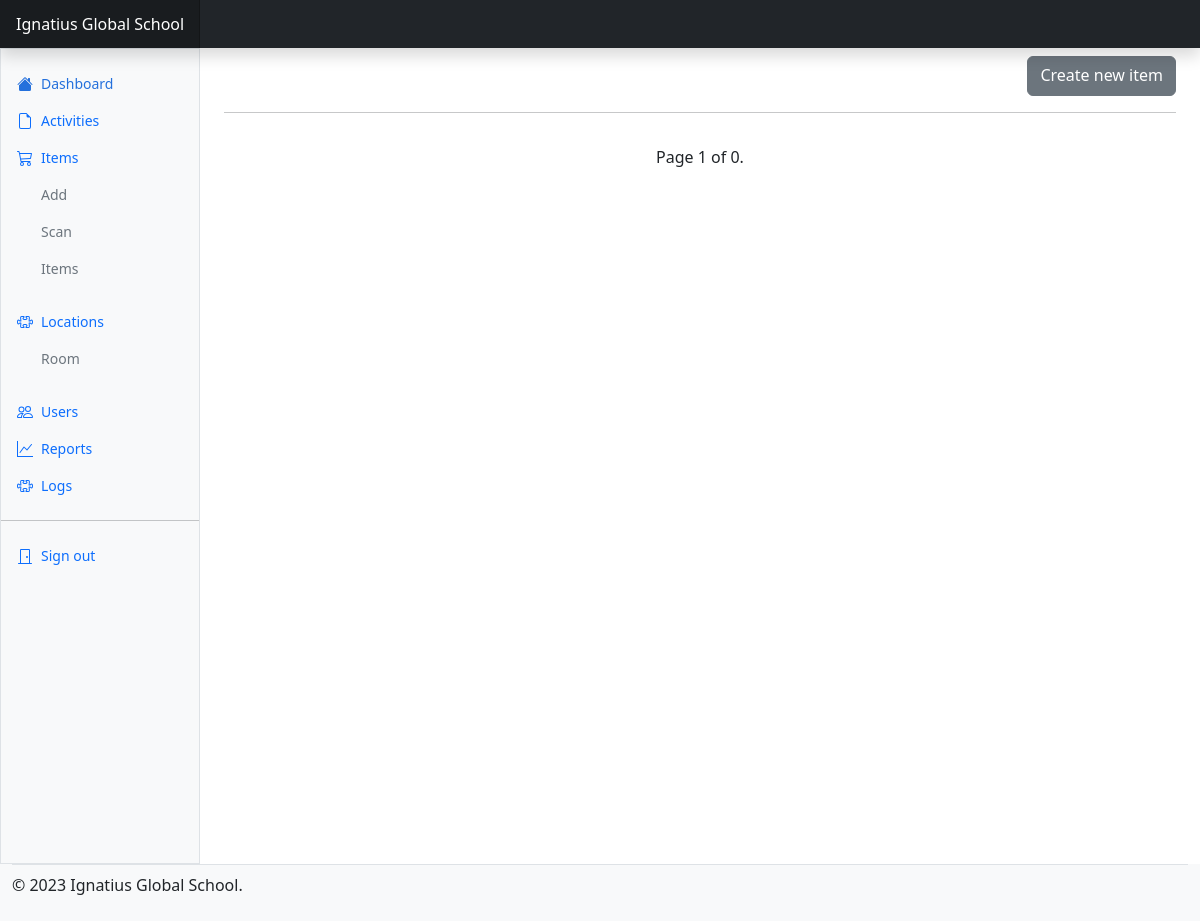
The page /items (signed in) on the database as committed earlier.
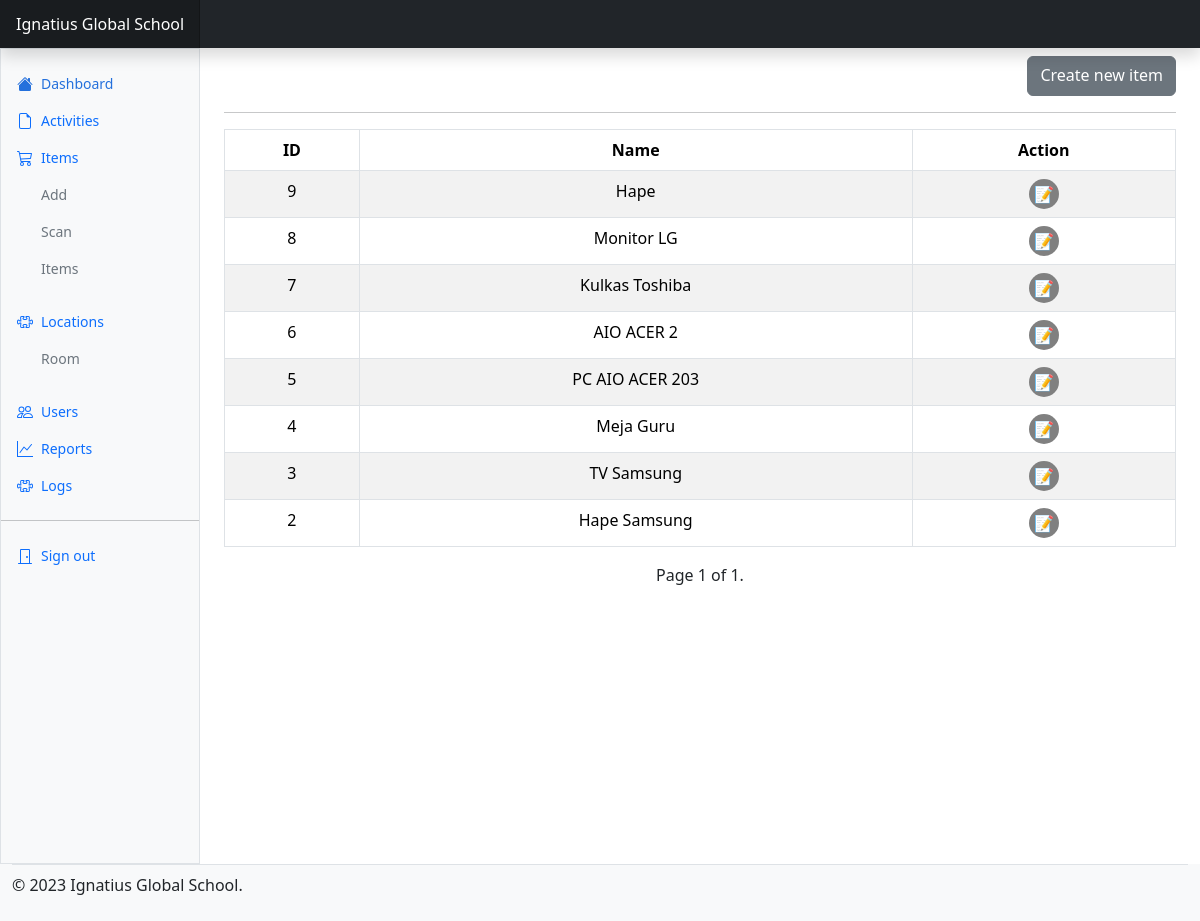
The same page on the database as committed later.
### application/models/items/items.py (models this page shows, shortened)
class Item(db.Model):
    __tablename__ = "items"
    id = db.Column(db.Integer, primary_key = True)
    code = db.Column(db.String(256), nullable = False, unique = True, index = True)
    name = db.Column(db.String(256), nullable = False)
    length = db.Column(db.Float, default = 0)
    width = db.Column(db.Float, default = 0)
    height = db.Column(db.Float, default = 0)
    weight = db.Column(db.Float, default = 0)
    color = db.Column(db.String(128))
    photo_item = db.Column(db.String(256), default = "items/default.jpg")
    is_electronic = db.Column(db.Boolean, default = False)
    is_waterresistant = db.Column(db.Boolean, default = False)
    price = db.Column(db.Float, default = 0)
    make = db.Column(db.String(256))
    model = db.Column(db.String(256))
    store = db.Column(db.String(256))
    volume_cc = db.Column(db.Float, default = 0)
    material = db.Column(db.String(256))
    machine_number = db.Column(db.String(256))
    police_state_number = db.Column(db.String(256))
    serial_number = db.Column(db.String(256))
    date_purchased = db.Column(db.DateTime, default = datetime.utcnow())
    budget_type = db.Column(db.String(256), default = "Dana Masyarakat")
    origin_country = db.Column(db.String(256), default = "Indonesia")
    percent_depreciation_per_year = db.Column(db.Float, default = 0)
    percent_demage = db.Column(db.Float, default = 0)
    is_available = db.Column(db.Boolean, default = True)
    is_broken = db.Column(db.Boolean, default = False)
    is_active = db.Column(db.Boolean, default = True)
    date_created = db.Column(db.DateTime, default = datetime.utcnow())
    date_updated = db.Column(db.DateTime)
    photo_location = db.Column(db.String(256), default = "default.jpg")
    room_id = db.Column(db.Integer, db.ForeignKey("rooms.id"), nullable = False)
    created_by = db.Column(db.Integer, db.ForeignKey("users.id"), nullable = False)
    item_type_id = db.Column(db.Integer, db.ForeignKey("item_types.id"), nullable = False)
    description = db.Column(db.Text)
    transfered_histories = db.relationship("Transfer", backref = "transfered_histories", lazy = True)
    updated_histories = db.relationship("Update", backref = "updated_histories", lazy = True)

### application/routes/items/items.py (the view)
@items.route('/items')
@login_required
def all():
    page = request.args.get('page', 1, type=int)
    per_page = 10
    items = Item.query.order_by(Item.id.desc()).paginate(page=page, per_page=per_page, error_out=False)
    data = []
    for item in items.items:
        data.append({
            'ID': item.id,
            'Name': item.name,
            'Action': f'<div class="action-btn"><a href="{url_for("items.update", id=item.id)}">📝</a></div>'
        })
    df = pd.DataFrame(data)
    html_table = df.to_html(classes='table table-striped table-bordered', escape=False, index=False)
    return render_template('pages/items/view_all_items.html', items=items, html_table=html_table)

### application/utils/__init__.py (called while the page is built)
@login_manager.user_loader
def load_user(user_id):
    return User.query.get(int(user_id))

### application/views/pages/items/view_all_items.html (shortened to what this page needs)
{% extends 'layout.html' %}
{% block content %}
    <div class="content-header d-flex justify-content-between" style="height: 40px;">
        <a class="btn btn-secondary" href="{{ url_for('items.add') }}">Create new item</a>
    </div>
    <hr>
    <div class="text-center">
        {{ html_table | safe }}
    </div>
    <div class="pagination d-flex justify-content-center">
        Page {{ items.page }} of {{ items.pages }}.
    </div>
{% endblock content %}

Rows that differ between the two databases and show on the page:
added Item: name "ID Name Action 9 Hape 📝 8 Monitor LG 📝 7 Kulkas Toshiba 📝 6 AIO ACER 2 📝 5 PC AIO ACER 203 📝 4 Meja Guru 📝 3 TV Samsung 📝 2 Hape Samsung 📝"
Other text that changed with them:
{{ items.pages }}: "0" → "1"
